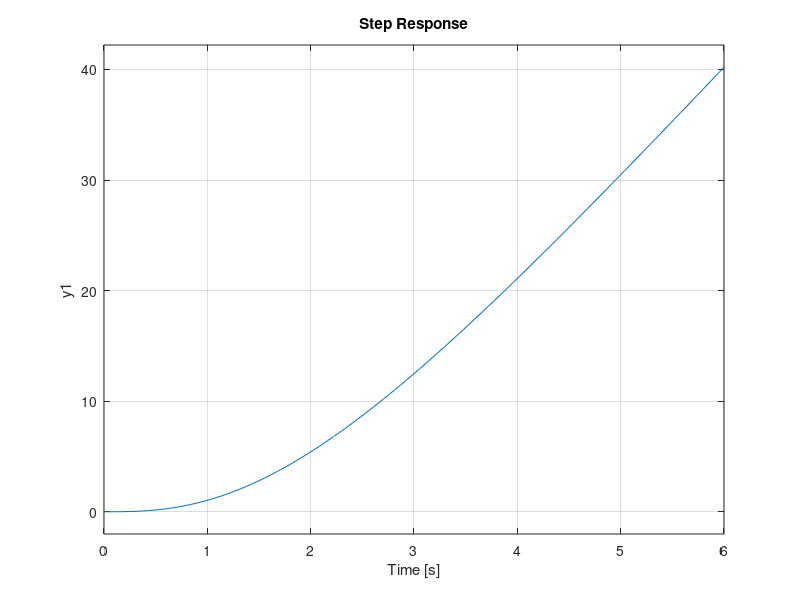

Reproduce this figure in MATLAB. (Note: this script raises an error after producing the figure.)
%Transfer function stuff

s = tf('s');  % defines the complex Laplace domain variable s

% You can use it to form Transfer functions more intuitively:

G = 10/ (s^2 + 2*s + 1);  % My plant

% Then do one of these:

pzmap(G)

impulse(G)

step(G)

step(G/s) % ramp response

ltiview(G)  % utility that lets you get all you want (settling time, etc). 